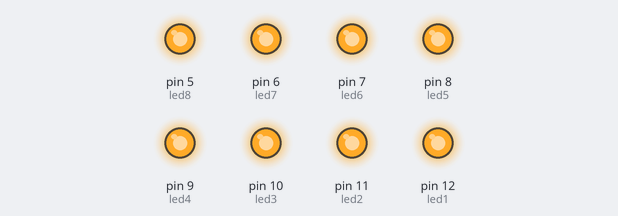
Recording of a sketch running on a simulated Arduino Uno, built with avr-gcc and run on an emulated ATmega328P. Shown: output pins drawn as LEDs (lit = HIGH).

Above: at 0.05 s.
At 0.55 s:
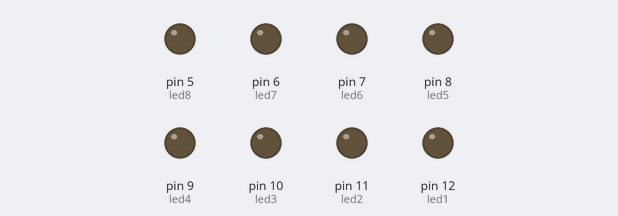
At 1.15 s:
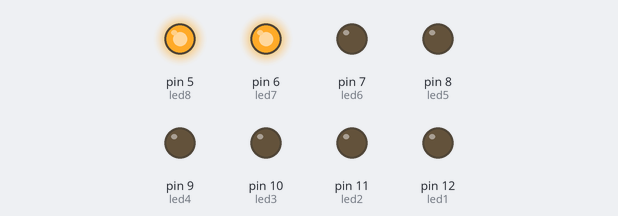
At 1.75 s:
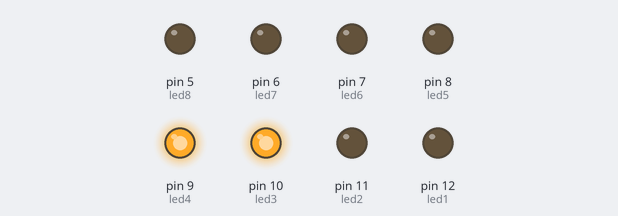
At 2.05 s:
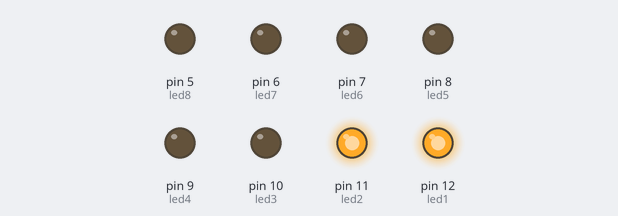
At 3.95 s:
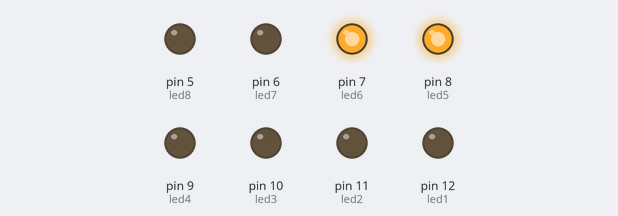
Timing chart, 0 to 5.7 s (numbered marks = the images above):
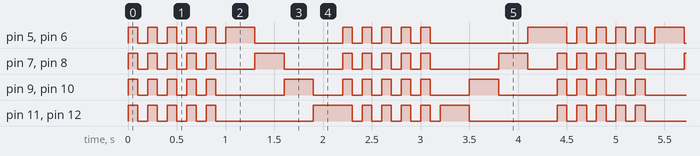

The sketch:

Practica1.ino
```cpp
int led1 = 12, led2 = 11, led3 = 10, led4 = 9,
    led5 =  8, led6 =  7, led7 =  6, led8 = 5;

void setup() {

  // put your setup code here, to run once:
  pinMode ( led1, OUTPUT );
  pinMode ( led2, OUTPUT );
  pinMode ( led3, OUTPUT );
  pinMode ( led4, OUTPUT );
  pinMode ( led5, OUTPUT );
  pinMode ( led6, OUTPUT );
  pinMode ( led7, OUTPUT );
  pinMode ( led8, OUTPUT );
}

void loop() {
  // put your main code here, to run repeatedly:
  parpadeo ( 5 );
  prenderDos ( led8, led7 );
  prenderDos ( led6, led5 );
  prenderDos ( led4, led3 );
  prenderDos ( led2, led1 );
  parpadeo ( 5 );
  prenderDos ( led2, led1 );
  prenderDos ( led4, led3 );
  prenderDos ( led6, led5 );
  prenderDos ( led8, led7 );

}

void prenderDos ( int valor1, int valor2 ) {

  digitalWrite ( valor1, HIGH );
  digitalWrite ( valor2, HIGH );
  delay ( 300 );
  digitalWrite ( valor1, LOW );
  digitalWrite ( valor2, LOW );
}
void parpadeo ( int veces ) {
  for ( int i = 0; i < veces; i++) {
     digitalWrite ( led1, HIGH );
     digitalWrite ( led2, HIGH );
     digitalWrite ( led3, HIGH );
     digitalWrite ( led4, HIGH );
     digitalWrite ( led5, HIGH );
     digitalWrite ( led6, HIGH );
     digitalWrite ( led7, HIGH );
     digitalWrite ( led8, HIGH );
     delay ( 100 );
     digitalWrite ( led1, LOW );
     digitalWrite ( led2, LOW );
     digitalWrite ( led3, LOW );
     digitalWrite ( led4, LOW );
     digitalWrite ( led5, LOW );
     digitalWrite ( led6, LOW );
     digitalWrite ( led7, LOW );
     digitalWrite ( led8, LOW );
     delay(100);
  }
}
```

Measured:
- by itself, pin 5 (led8), pin 6 (led7), pin 7 (led6), pin 8 (led5), pin 9 (led4), pin 10 (led3), pin 11 (led2), pin 12 (led1): moves between LOW and HIGH, repeating every 4.4 s
- by itself, everything shown: repeats every 4.4 s, in 29 steps
